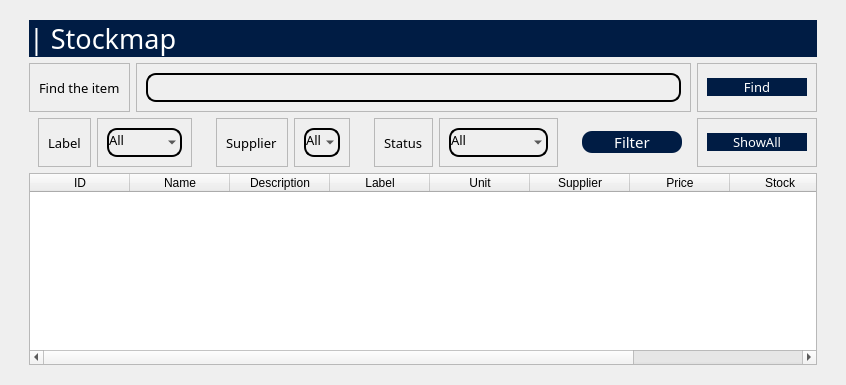
            <widget class="QWidget" name="StockMap">
             <layout class="QHBoxLayout" name="horizontalLayout_67">
              <item>
               <widget class="QWidget" name="widget_45" native="true">
                <layout class="QVBoxLayout" name="verticalLayout_48">
                 <item alignment="Qt::AlignTop">
                  <widget class="QWidget" name="widget_46" native="true">
                   <layout class="QVBoxLayout" name="verticalLayout_49">
                    <property name="topMargin">
                     <number>0</number>
                    </property>
                    <property name="bottomMargin">
                     <number>0</number>
                    </property>
                    <item>
                     <widget class="QLabel" name="label_29">
                      <property name="font">
                       <font>
                        <family>Sans Serif Collection</family>
                        <pointsize>20</pointsize>
                       </font>
                      </property>
                      <property name="styleSheet">
                       <string notr="true">background-color: rgb(0, 28, 68);
border-radius: 20px;
color: white</string>
                      </property>
                      <property name="text">
                       <string>| Stockmap</string>
                      </property>
                     </widget>
                    </item>
                   </layout>
                  </widget>
                 </item>
                 <item>
                  <widget class="QWidget" name="widget_49" native="true">
                   <layout class="QHBoxLayout" name="horizontalLayout_71">
                    <property name="topMargin">
                     <number>0</number>
                    </property>
                    <property name="bottomMargin">
                     <number>0</number>
                    </property>
                    <item>
                     <widget class="QFrame" name="frame_70">
                      <property name="frameShape">
                       <enum>QFrame::StyledPanel</enum>
                      </property>
                      <property name="frameShadow">
                       <enum>QFrame::Raised</enum>
                      </property>
                      <layout class="QVBoxLayout" name="verticalLayout_50">
                       <item>
                        <widget class="QLabel" name="label_33">
                         <property name="font">
                          <font>
                           <family>Sans Serif Collection</family>
                           <pointsize>10</pointsize>
                          </font>
                         </property>
                         <property name="text">
                          <string>Find the item</string>
                         </property>
                        </widget>
                       </item>
                      </layout>
                     </widget>
                    </item>
                    <item>
                     <widget class="QFrame" name="frame_71">
                      <property name="frameShape">
                       <enum>QFrame::StyledPanel</enum>
                      </property>
                      <property name="frameShadow">
                       <enum>QFrame::Raised</enum>
                      </property>
                      <layout class="QVBoxLayout" name="verticalLayout_51">
                       <item>
                        <widget class="QLineEdit" name="SMFindItem">
                         <property name="font">
                          <font>
                           <family>Sans Serif Collection</family>
                           <pointsize>10</pointsize>
                           <weight>50</weight>
                           <italic>false</italic>
                           <bold>false</bold>
                          </font>
                         </property>
                         <property name="styleSheet">
                          <string notr="true">background-color: rgba(0,0,0,0);
border: none;
border: 1.5px solid rgb(0, 0, 0);
color: rgb(0, 0, 0);
padding-bottom: 5px;
border-radius: 10px;
font: 10pt &quot;Sans Serif Collection&quot;;</string>
                         </property>
                        </widget>
                       </item>
                      </layout>
                     </widget>
                    </item>
                    <item>
                     <widget class="QFrame" name="frame_97">
                      <property name="frameShape">
                       <enum>QFrame::StyledPanel</enum>
                      </property>
                      <property name="frameShadow">
                       <enum>QFrame::Raised</enum>
                      </property>
                      <layout class="QVBoxLayout" name="verticalLayout_99">
                       <item>
                        <widget class="QPushButton" name="stockFindButton">
                         <property name="minimumSize">
                          <size>
                           <width>100</width>
                           <height>0</height>
                          </size>
                         </property>
                         <property name="font">
                          <font>
                           <family>Sans Serif Collection</family>
                           <pointsize>10</pointsize>
                          </font>
                         </property>
                         <property name="cursor">
                          <cursorShape>ArrowCursor</cursorShape>
                         </property>
                         <property name="styleSheet">
                          <string notr="true">background-color: rgb(0, 28, 68);
color: white;
border-radius: 10px</string>
                         </property>
                         <property name="text">
                          <string>Find</string>
                         </property>
                        </widget>
                       </item>
                      </layout>
                     </widget>
                    </item>
                   </layout>
                  </widget>
                 </item>
                 <item>
                  <widget class="QWidget" name="widget_47" native="true">
                   <layout class="QHBoxLayout" name="horizontalLayout_68">
                    <property name="topMargin">
                     <number>0</number>
                    </property>
                    <property name="bottomMargin">
                     <number>0</number>
                    </property>
                    <item>
                     <widget class="QWidget" name="widget_48" native="true">
                      <layout class="QHBoxLayout" name="horizontalLayout_69">
                       <property name="topMargin">
                        <number>0</number>
                       </property>
                       <property name="bottomMargin">
                        <number>0</number>
                       </property>
                       <item>
                        <widget class="QFrame" name="frame_64">
                         <property name="frameShape">
                          <enum>QFrame::StyledPanel</enum>
                         </property>
                         <property name="frameShadow">
                          <enum>QFrame::Raised</enum>
                         </property>
                         <layout class="QVBoxLayout" name="verticalLayout_52">
                          <item alignment="Qt::AlignLeft">
                           <widget class="QLabel" name="label_30">
                            <property name="font">
                             <font>
                              <family>Sans Serif Collection</family>
                              <pointsize>10</pointsize>
                             </font>
                            </property>
                            <property name="text">
                             <string>Label</string>
                            </property>
                           </widget>
                          </item>
                         </layout>
                        </widget>
                       </item>
                       <item>
                        <widget class="QFrame" name="frame_65">
                         <property name="frameShape">
                          <enum>QFrame::StyledPanel</enum>
                         </property>
                         <property name="frameShadow">
                          <enum>QFrame::Raised</enum>
                         </property>
                         <layout class="QVBoxLayout" name="verticalLayout_53">
                          <item>
                           <widget class="QComboBox" name="SMLabel">
                            <property name="sizePolicy">
                             <sizepolicy hsizetype="Expanding" vsizetype="Fixed">
                              <horstretch>0</horstretch>
                              <verstretch>0</verstretch>
                             </sizepolicy>
                            </property>
                            <property name="font">
                             <font>
                              <family>Sans Serif Collection</family>
                              <pointsize>10</pointsize>
                              <weight>50</weight>
                              <italic>false</italic>
                              <bold>false</bold>
                             </font>
                            </property>
                            <property name="styleSheet">
                             <string notr="true">background-color: rgba(0,0,0,0);
border: none;
border: 1.5px solid rgb(0, 0, 0);
color: rgb(0, 0, 0);
padding-bottom: 5px;
border-radius: 10px;
font: 10pt &quot;Sans Serif Collection&quot;;</string>
                            </property>
                            <item>
                             <property name="text">
                              <string>All</string>
                             </property>
                            </item>
                            <item>
                             <property name="text">
                              <string>Regular</string>
                             </property>
                            </item>
                            <item>
                             <property name="text">
                              <string>Cold</string>
                             </property>
                            </item>
                            <item>
                             <property name="text">
                              <string>Crowded</string>
                             </property>
                            </item>
                           </widget>
                          </item>
                         </layout>
                        </widget>
                       </item>
                      </layout>
                     </widget>
                    </item>
                    <item>
                     <widget class="QWidget" name="widget_50" native="true">
                      <layout class="QHBoxLayout" name="horizontalLayout_70">
                       <property name="topMargin">
                        <number>0</number>
                       </property>
                       <property name="bottomMargin">
                        <number>0</number>
                       </property>
                       <item>
                        <widget class="QFrame" name="frame_66">
                         <property name="frameShape">
                          <enum>QFrame::StyledPanel</enum>
                         </property>
                         <property name="frameShadow">
                          <enum>QFrame::Raised</enum>
                         </property>
                         <layout class="QVBoxLayout" name="verticalLayout_55">
                          <item alignment="Qt::AlignLeft">
                           <widget class="QLabel" name="label_31">
                            <property name="font">
                             <font>
                              <family>Sans Serif Collection</family>
                              <pointsize>10</pointsize>
                             </font>
                            </property>
                            <property name="text">
                             <string>Supplier</string>
                            </property>
                           </widget>
                          </item>
                         </layout>
                        </widget>
                       </item>
                       <item>
                        <widget class="QFrame" name="frame_67">
                         <property name="frameShape">
                          <enum>QFrame::StyledPanel</enum>
                         </property>
                         <property name="frameShadow">
                          <enum>QFrame::Raised</enum>
                         </property>
                         <layout class="QVBoxLayout" name="verticalLayout_54">
                          <item>
                           <widget class="QComboBox" name="SMSupplier">
                            <property name="sizePolicy">
                             <sizepolicy hsizetype="Expanding" vsizetype="Fixed">
                              <horstretch>0</horstretch>
                              <verstretch>0</verstretch>
                             </sizepolicy>
                            </property>
                            <property name="font">
                             <font>
                              <family>Sans Serif Collection</family>
                              <pointsize>10</pointsize>
                              <weight>50</weight>
                              <italic>false</italic>
                              <bold>false</bold>
                             </font>
                            </property>
                            <property name="styleSheet">
                             <string notr="true">background-color: rgba(0,0,0,0);
border: none;
border: 1.5px solid rgb(0, 0, 0);
color: rgb(0, 0, 0);
padding-bottom: 5px;
border-radius: 10px;
font: 10pt &quot;Sans Serif Collection&quot;;</string>
                            </property>
                            <item>
                             <property name="text">
                              <string>All</string>
                             </property>
                            </item>
                           </widget>
                          </item>
                         </layout>
                        </widget>
                       </item>
                      </layout>
                     </widget>
                    </item>
                    <item>
                     <widget class="QWidget" name="widget_52" native="true">
                      <layout class="QHBoxLayout" name="horizontalLayout_76">
                       <property name="topMargin">
                        <number>0</number>
                       </property>
                       <property name="bottomMargin">
                        <number>0</number>
                       </property>
                       <item alignment="Qt::AlignLeft">
                        <widget class="QFrame" name="frame_68">
                         <property name="frameShape">
                          <enum>QFrame::StyledPanel</enum>
                         </property>
                         <property name="frameShadow">
                          <enum>QFrame::Raised</enum>
                         </property>
                         <layout class="QVBoxLayout" name="verticalLayout_56">
                          <item>
                           <widget class="QLabel" name="label_32">
                            <property name="font">
                             <font>
                              <family>Sans Serif Collection</family>
                              <pointsize>10</pointsize>
                             </font>
                            </property>
                            <property name="text">
                             <string>Status</string>
                            </property>
                           </widget>
                          </item>
                         </layout>
                        </widget>
                       </item>
                       <item>
                        <widget class="QFrame" name="frame_69">
                         <property name="frameShape">
                          <enum>QFrame::StyledPanel</enum>
                         </property>
                         <property name="frameShadow">
                          <enum>QFrame::Raised</enum>
                         </property>
                         <layout class="QVBoxLayout" name="verticalLayout_57">
                          <item>
                           <widget class="QComboBox" name="SMStatus">
                            <property name="sizePolicy">
                             <sizepolicy hsizetype="Expanding" vsizetype="Fixed">
                              <horstretch>0</horstretch>
                              <verstretch>0</verstretch>
                             </sizepolicy>
                            </property>
                            <property name="minimumSize">
                             <size>
                              <width>0</width>
                              <height>0</height>
                             </size>
                            </property>
                            <property name="font">
                             <font>
                              <family>Sans Serif Collection</family>
                              <pointsize>10</pointsize>
                              <weight>50</weight>
                              <italic>false</italic>
                              <bold>false</bold>
                             </font>
                            </property>
                            <property name="styleSheet">
                             <string notr="true">background-color: rgba(0,0,0,0);
border: none;
border: 1.5px solid rgb(0, 0, 0);
color: rgb(0, 0, 0);
padding-bottom: 5px;
border-radius: 10px;
font: 10pt &quot;Sans Serif Collection&quot;;</string>
                            </property>
                            <item>
                             <property name="text">
                              <string>All</string>
                             </property>
                            </item>
                            <item>
                             <property name="text">
                              <string>Available</string>
                             </property>
                            </item>
                            <item>
                             <property name="text">
                              <string>Not available</string>
                             </property>
                            </item>
                           </widget>
                          </item>
                         </layout>
                        </widget>
                       </item>
                      </layout>
                     </widget>
                    </item>
                    <item>
                     <widget class="QWidget" name="widget_53" native="true">
                      <layout class="QVBoxLayout" name="verticalLayout_59">
                       <item>
                        <widget class="QPushButton" name="stockFilterButton">
                         <property name="minimumSize">
                          <size>
                           <width>100</width>
                           <height>0</height>
                          </size>
                         </property>
                         <property name="font">
                          <font>
                           <family>Sans Serif Collection</family>
                           <pointsize>11</pointsize>
                          </font>
                         </property>
                         <property name="styleSheet">
                          <string notr="true">background-color: rgb(0, 28, 68);
color: white;
border-radius: 10px</string>
                         </property>
                         <property name="text">
                          <string>Filter</string>
                         </property>
                        </widget>
                       </item>
                      </layout>
                     </widget>
                    </item>
                    <item>
                     <widget class="QFrame" name="frame_104">
                      <property name="frameShape">
                       <enum>QFrame::StyledPanel</enum>
                      </property>
                      <property name="frameShadow">
                       <enum>QFrame::Raised</enum>
                      </property>
                      <layout class="QVBoxLayout" name="verticalLayout_100">
                       <item>
                        <widget class="QPushButton" name="stockShowAllButton">
                         <property name="minimumSize">
                          <size>
                           <width>100</width>
                           <height>0</height>
                          </size>
                         </property>
                         <property name="font">
                          <font>
                           <family>Sans Serif Collection</family>
                           <pointsize>10</pointsize>
                          </font>
                         </property>
                         <property name="styleSheet">
                          <string notr="true">background-color: rgb(0, 28, 68);
color: white;
border-radius: 10px</string>
                         </property>
                         <property name="text">
                          <string>ShowAll</string>
                         </property>
                        </widget>
                       </item>
                      </layout>
                     </widget>
                    </item>
                   </layout>
                  </widget>
                 </item>
                 <item>
                  <widget class="QWidget" name="widget_85" native="true">
                   <layout class="QVBoxLayout" name="verticalLayout_58">
                    <property name="topMargin">
                     <number>0</number>
                    </property>
                    <property name="bottomMargin">
                     <number>0</number>
                    </property>
                    <item>
                     <widget class="QTableWidget" name="SMTable">
                      <column>
                       <property name="text">
                        <string>ID</string>
                       </property>
                      </column>
                      <column>
                       <property name="text">
                        <string>Name</string>
                       </property>
                      </column>
                      <column>
                       <property name="text">
                        <string>Description</string>
                       </property>
                      </column>
                      <column>
                       <property name="text">
                        <string>Label</string>
                       </property>
                      </column>
                      <column>
                       <property name="text">
                        <string>Unit</string>
                       </property>
                      </column>
                      <column>
                       <property name="text">
                        <string>Supplier</string>
                       </property>
                      </column>
                      <column>
                       <property name="text">
                        <string>Price</string>
                       </property>
                      </column>
                      <column>
                       <property name="text">
                        <string>Stock</string>
                       </property>
                      </column>
                      <column>
                       <property name="text">
                        <string>Status</string>
                       </property>
                      </column>
                     </widget>
                    </item>
                   </layout>
                  </widget>
                 </item>
                </layout>
               </widget>
              </item>
             </layout>
            </widget>
